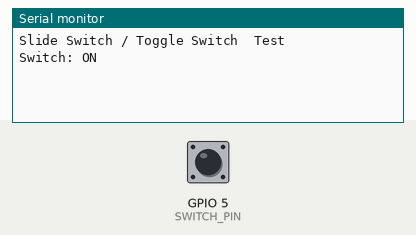
Simulated run of this program. Board: ESP32. Parts: the last lines printed to the serial monitor. The test bench sets the inputs (shaded band); at power-on: GPIO 5 (SWITCH_PIN) LOW.

Above: at 1.2 s.
1.3 s: GPIO 5 (SWITCH_PIN) pulled HIGH for 0.15 s
At 1.43 s:
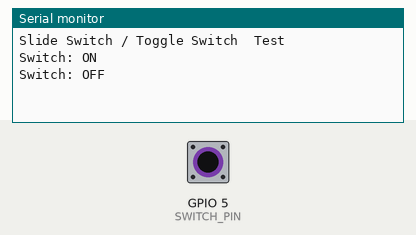
At 2.6 s:
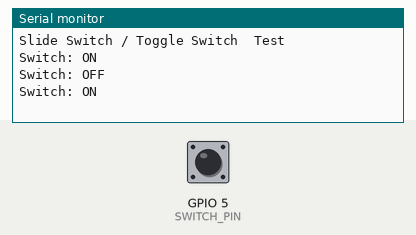

The program:

main.cpp
```cpp
#include <Arduino.h>
const int SWITCH_PIN = 5; // You can use GPIO 4, 5, 18, etc.

// Variable to store the last known state of the switch
int lastSwitchState = -1;

void setup() {
  // Initialize serial communication at 115200 baud
  Serial.begin(115200);

  Serial.println("Slide Switch / Toggle Switch  Test");

  // Configure the switch pin as an INPUT with internal pull-up resistor
  pinMode(SWITCH_PIN, INPUT_PULLUP);
}

void loop() {
  // Read the current state of the switch
  int currentSwitchState = digitalRead(SWITCH_PIN);

  // Check if the switch has been flipped to a new position
  if (currentSwitchState != lastSwitchState) {

    // If the pin is LOW, the switch closed the circuit to GND (ON)
    if (currentSwitchState == LOW) {
      Serial.println("Switch: ON");
    }
    // If the pin is HIGH, the switch opened the circuit (OFF)
    else {
      Serial.println("Switch: OFF");
    }

    // Save the current state for the next loop iteration
    lastSwitchState = currentSwitchState;

    // Small delay to prevent reading contact bounce while flipping
    delay(50);
  }
}
```

Measured:
- after the input at 1.3 s, the serial monitor: prints a new line at once (image 1)
